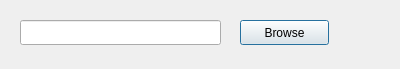
<?xml version="1.0" encoding="UTF-8"?>
<ui version="4.0">
 <class>Dialog</class>
 <widget class="QDialog" name="Dialog">
  <property name="geometry">
   <rect>
    <x>0</x>
    <y>0</y>
    <width>400</width>
    <height>69</height>
   </rect>
  </property>
  <property name="windowTitle">
   <string>Dialog</string>
  </property>
  <widget class="QLineEdit" name="lineEdit">
   <property name="geometry">
    <rect>
     <x>20</x>
     <y>20</y>
     <width>201</width>
     <height>25</height>
    </rect>
   </property>
  </widget>
  <widget class="QPushButton" name="browse">
   <property name="geometry">
    <rect>
     <x>240</x>
     <y>20</y>
     <width>89</width>
     <height>25</height>
    </rect>
   </property>
   <property name="text">
    <string>Browse</string>
   </property>
  </widget>
 </widget>
 <resources/>
 <connections/>
</ui>
